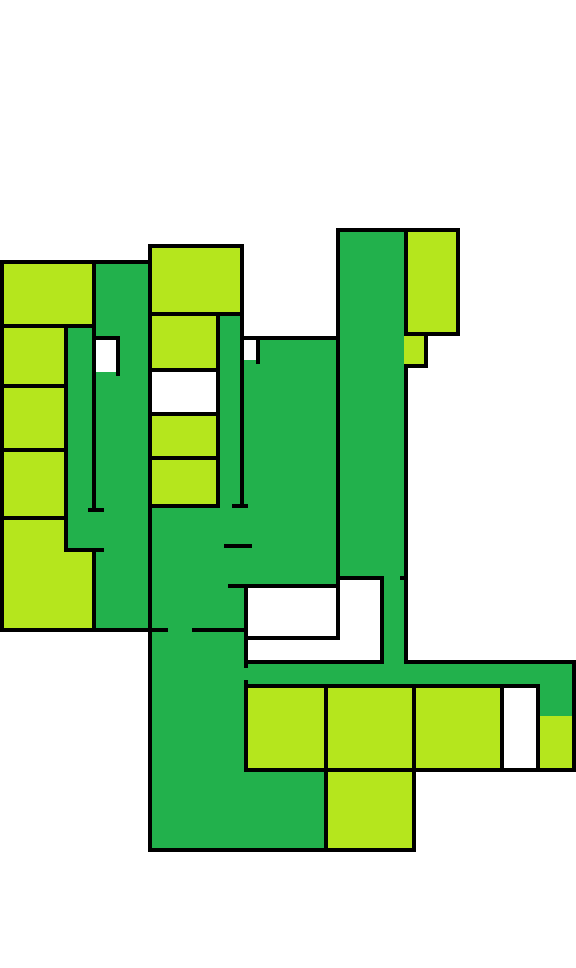

Rendered tile map (Tiled .tmx) drawn with the repository's tilesets; below, a short description and the map source with its tile grids summarised:
An orthogonal 144x242 tile map with 4x4 px tiles, 24 tile layers (sol, COULOIR_S, COULOIR_T, COULOIR_U, ...) and 16 objects.

<map version="1.10" tiledversion="2025.12.08" orientation="orthogonal" renderorder="right-down" width="144" height="242" tilewidth="4" tileheight="4" infinite="0" nextlayerid="66" nextobjectid="24">
 <tileset firstgid="1" source="4X12.tsx" />
 <layer id="25" name="sol" width="144" height="242" locked="1">
  <data>[34848 cells, 34848 non-empty, 1 distinct tile ids]</data>
 </layer>
 <layer id="27" name="COULOIR_S" width="144" height="242" locked="1">
  <data>[34848 cells, 1628 non-empty, 1 distinct tile ids]</data>
 </layer>
 <layer id="28" name="COULOIR_T" width="144" height="242" locked="1">
  <data>[34848 cells, 472 non-empty, 1 distinct tile ids]</data>
 </layer>
 <layer id="29" name="COULOIR_U" width="144" height="242" locked="1">
  <data>[34848 cells, 1485 non-empty, 1 distinct tile ids]</data>
 </layer>
 <layer id="30" name="COULOIR_V" width="144" height="242" locked="1">
  <data>[34848 cells, 928 non-empty, 1 distinct tile ids]</data>
 </layer>
 <layer id="31" name="COULOIR_W" width="144" height="242" locked="1">
  <data>[34848 cells, 2512 non-empty, 1 distinct tile ids]</data>
 </layer>
 <layer id="32" name="COULOIR_X" width="144" height="242" locked="1">
  <data>[34848 cells, 320 non-empty, 1 distinct tile ids]</data>
 </layer>
 <layer id="34" name="ESCALIER_6" width="144" height="242" locked="1">
  <data>[34848 cells, 104 non-empty, 1 distinct tile ids]</data>
 </layer>
 <layer id="33" name="ESCALIER_9" width="144" height="242" locked="1">
  <data>[34848 cells, 35 non-empty, 1 distinct tile ids]</data>
 </layer>
 <layer id="26" name="Murs" width="144" height="242" locked="1">
  <data>[34848 cells, 1675 non-empty, 1 distinct tile ids]</data>
 </layer>
 <layer id="35" name="A001" width="144" height="242" locked="1">
  <data>[34848 cells, 300 non-empty, 1 distinct tile ids]</data>
 </layer>
 <layer id="36" name="A002" width="144" height="242" locked="1">
  <data>[34848 cells, 420 non-empty, 1 distinct tile ids]</data>
 </layer>
 <layer id="38" name="A003" width="144" height="242" locked="1">
  <data>[34848 cells, 420 non-empty, 1 distinct tile ids]</data>
 </layer>
 <layer id="37" name="A004" width="144" height="242" locked="1">
  <data>[34848 cells, 399 non-empty, 1 distinct tile ids]</data>
 </layer>
 <layer id="42" name="A005" width="144" height="242" locked="1">
  <data>[34848 cells, 380 non-empty, 1 distinct tile ids]</data>
 </layer>
 <layer id="41" name="A006" width="144" height="242" locked="1">
  <data>[34848 cells, 176 non-empty, 1 distinct tile ids]</data>
 </layer>
 <layer id="40" name="A007" width="144" height="242" locked="1">
  <data>[34848 cells, 160 non-empty, 1 distinct tile ids]</data>
 </layer>
 <layer id="39" name="A008" width="144" height="242" locked="1">
  <data>[34848 cells, 208 non-empty, 1 distinct tile ids]</data>
 </layer>
 <layer id="48" name="A009" width="144" height="242" locked="1">
  <data>[34848 cells, 352 non-empty, 1 distinct tile ids]</data>
 </layer>
 <layer id="47" name="A010" width="144" height="242" locked="1">
  <data>[34848 cells, 330 non-empty, 1 distinct tile ids]</data>
 </layer>
 <layer id="46" name="A011" width="144" height="242" locked="1">
  <data>[34848 cells, 210 non-empty, 1 distinct tile ids]</data>
 </layer>
 <layer id="45" name="A012" width="144" height="242" locked="1">
  <data>[34848 cells, 225 non-empty, 1 distinct tile ids]</data>
 </layer>
 <layer id="44" name="A013" width="144" height="242" locked="1">
  <data>[34848 cells, 240 non-empty, 1 distinct tile ids]</data>
 </layer>
 <layer id="43" name="A014" width="144" height="242" locked="1">
  <data>[34848 cells, 538 non-empty, 1 distinct tile ids]</data>
 </layer>
 <objectgroup id="49" name="SA001">
  <object id="8" x="379.137" y="270.965" width="108" height="19">
   <text wrap="1" halign="center">A001</text>
  </object>
 </objectgroup>
 <objectgroup id="50" name="SA002">
  <object id="9" x="379.137" y="270.965" width="108" height="19">
   <text wrap="1" halign="center">A001</text>
  </object>
 </objectgroup>
 <objectgroup id="53" name="SA003">
  <object id="11" x="379.137" y="270.965" width="108" height="19">
   <text wrap="1" halign="center">A001</text>
  </object>
 </objectgroup>
 <objectgroup id="52" name="SA004">
  <object id="10" x="379.137" y="270.965" width="108" height="19">
   <text wrap="1" halign="center">A001</text>
  </object>
 </objectgroup>
 <objectgroup id="57" name="SA005">
  <object id="15" x="379.137" y="270.965" width="108" height="19">
   <text wrap="1" halign="center">A001</text>
  </object>
 </objectgroup>
 <objectgroup id="56" name="SA006">
  <object id="14" x="379.137" y="270.965" width="108" height="19">
   <text wrap="1" halign="center">A001</text>
  </object>
 </objectgroup>
 <objectgroup id="55" name="SA007">
  <object id="13" x="379.137" y="270.965" width="108" height="19">
   <text wrap="1" halign="center">A001</text>
  </object>
 </objectgroup>
 <objectgroup id="54" name="SA008">
  <object id="12" x="379.137" y="270.965" width="108" height="19">
   <text wrap="1" halign="center">A001</text>
  </object>
 </objectgroup>
 <objectgroup id="65" name="SA009">
  <object id="23" x="379.137" y="270.965" width="108" height="19">
   <text wrap="1" halign="center">A001</text>
  </object>
 </objectgroup>
 <objectgroup id="64" name="SA010">
  <object id="22" x="379.137" y="270.965" width="108" height="19">
   <text wrap="1" halign="center">A001</text>
  </object>
 </objectgroup>
 <objectgroup id="63" name="SA011">
  <object id="21" x="379.137" y="270.965" width="108" height="19">
   <text wrap="1" halign="center">A001</text>
  </object>
 </objectgroup>
 <objectgroup id="62" name="SA012">
  <object id="20" x="379.137" y="270.965" width="108" height="19">
   <text wrap="1" halign="center">A001</text>
  </object>
 </objectgroup>
 <objectgroup id="61" name="SA013">
  <object id="19" x="379.137" y="270.965" width="108" height="19">
   <text wrap="1" halign="center">A001</text>
  </object>
 </objectgroup>
 <objectgroup id="60" name="SA014">
  <object id="18" x="379.137" y="270.965" width="108" height="19">
   <text wrap="1" halign="center">A001</text>
  </object>
 </objectgroup>
 <objectgroup id="59" name="ESC6">
  <object id="17" x="379.137" y="270.965" width="108" height="19">
   <text wrap="1" halign="center">A001</text>
  </object>
 </objectgroup>
 <objectgroup id="58" name="ESC9">
  <object id="16" x="379.137" y="270.965" width="108" height="19">
   <text wrap="1" halign="center">A001</text>
  </object>
 </objectgroup>
</map>
